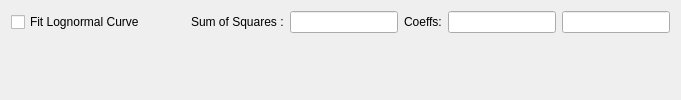
          <widget class="QWidget" name="tab_2">
           <attribute name="title">
            <string>Vulnerability</string>
           </attribute>
           <layout class="QHBoxLayout" name="horizontalLayout_32">
            <item>
             <layout class="QVBoxLayout" name="verticalLayout_2">
              <item>
               <layout class="QHBoxLayout" name="horizontalLayout_8">
                <item>
                 <widget class="QCheckBox" name="fitLognormalCurve">
                  <property name="text">
                   <string>Fit Lognormal Curve</string>
                  </property>
                 </widget>
                </item>
                <item>
                 <spacer name="horizontalSpacer">
                  <property name="orientation">
                   <enum>Qt::Horizontal</enum>
                  </property>
                  <property name="sizeHint" stdset="0">
                   <size>
                    <width>40</width>
                    <height>20</height>
                   </size>
                  </property>
                 </spacer>
                </item>
                <item>
                 <widget class="QLabel" name="label_29">
                  <property name="text">
                   <string>Sum of Squares :</string>
                  </property>
                 </widget>
                </item>
                <item>
                 <widget class="QLineEdit" name="sumOfSquares">
                  <property name="enabled">
                   <bool>true</bool>
                  </property>
                  <property name="readOnly">
                   <bool>true</bool>
                  </property>
                 </widget>
                </item>
                <item>
                 <widget class="QLabel" name="label_30">
                  <property name="text">
                   <string>Coeffs:</string>
                  </property>
                 </widget>
                </item>
                <item>
                 <widget class="QLineEdit" name="coeff_1"/>
                </item>
                <item>
                 <widget class="QLineEdit" name="coeff_2"/>
                </item>
               </layout>
              </item>
              <item>
               <widget class="MatplotlibWidget" name="mplvuln"/>
              </item>
             </layout>
            </item>
           </layout>
          </widget>
